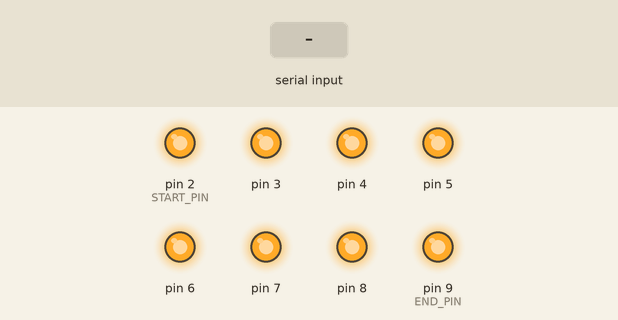
The sketch below on a simulated Arduino Uno, built with avr-gcc and run on an emulated ATmega328P. On the bench: output pins drawn as LEDs (lit = HIGH). The test bench sets the inputs (shaded band).

Above: at 1.2 s.
1.3 s: "90,45\n" received over Serial
At 2.4 s:
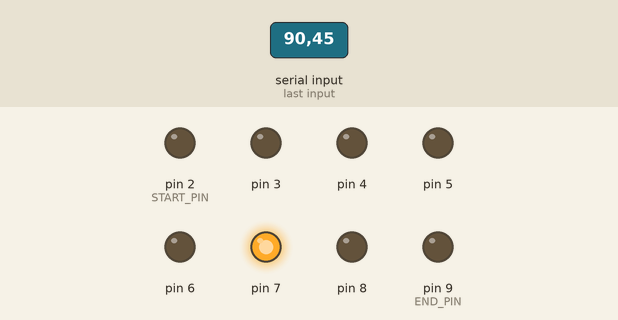
2.8 s: "30,150\n" received over Serial
At 3.6 s:
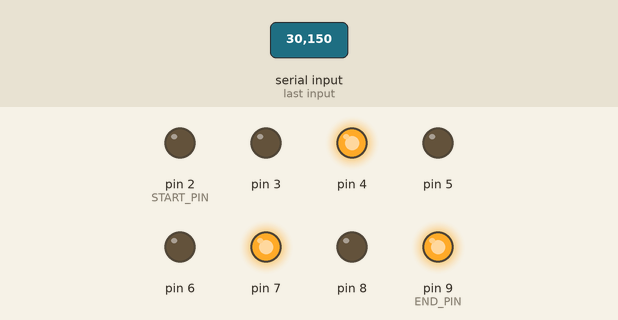
4.3 s: "5\n" received over Serial
At 4.6 s:
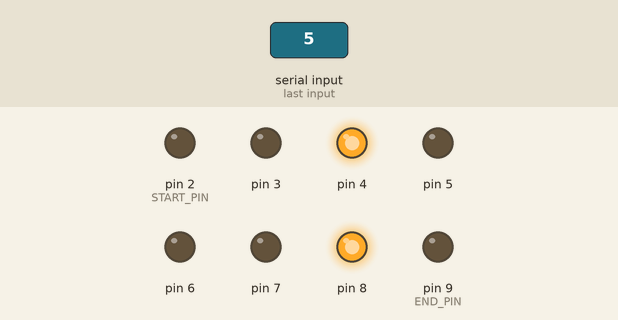
5.8 s: "200\n" received over Serial
At 7.0 s:
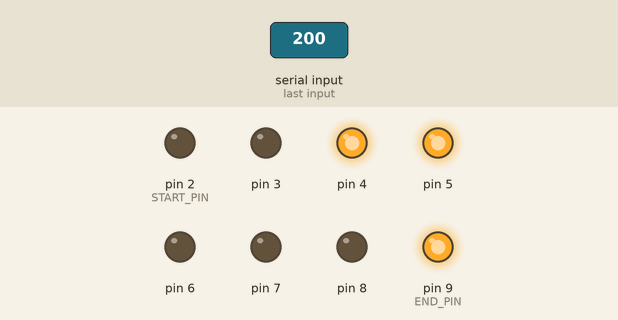
7.3 s: "90\n" received over Serial
At 8.1 s:
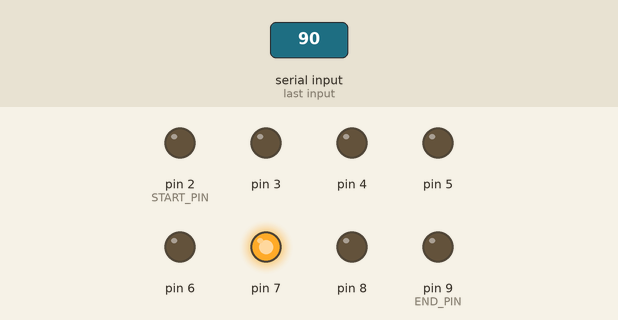
Timing chart, 0 to 9.8 s (numbered marks = the images above; inputs shaded):
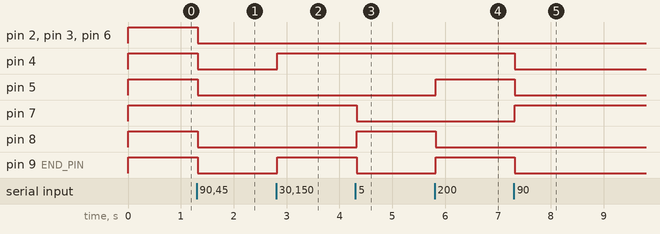

The sketch:

CascadingManual.ino
```cpp
#include <SoftwareSerial.h>

#define START_PIN 2
#define END_PIN 9


SoftwareSerial next_node(10, 11);
int num_node = 0;

// 2 3 4 5 6 7 8 9
// A B . C D E G F
bool digits[10][8] = {
  {1,1,0,1,1,1,0,1},  // 0
  {0,1,0,1,0,0,0,0},  // 1
  {1,1,0,0,1,1,1,0},  // 2
  {1,1,0,1,1,0,1,0},  // 3
  {0,1,0,1,0,0,1,1},  // 4
  {1,0,0,1,1,0,1,1},  // 5
  {1,0,1,1,1,1,1,1},  // 6
  {1,1,0,1,0,0,0,0},  // 7
  {1,1,0,1,1,1,1,1},  // 8
  {1,1,1,1,1,0,1,1}   // 9
};

void setup() {
  for(int i=START_PIN; i <=END_PIN; i++) {
    pinMode(i, OUTPUT);
    digitalWrite(i, HIGH);
  }
  Serial.begin(9600);
  next_node.begin(9600);
  num_node = 3;
}

void loop() {
  if(Serial.available() >= 1){
    delay(20);
    if(Serial.available() >= num_node) {
      char user_input = Serial.read();
      int digit = (int)(user_input - '0');
      show_digit(digit);
      while(Serial.available()) {
        next_node.write(Serial.read());
      }
    }
    else{
      for(int i = num_node; i >= 1; i--){
        if(Serial.available() >= i){
          for(int j = 0; j < i; j++){
            next_node.write(Serial.read());
          }
          turn_off();
          show_digit(0);
        }
      }
    }
  }
}

void show_digit(int digit) {
  if (digit < 0 or digit > 9) {
    return;
  }
  for(int i = START_PIN; i <= END_PIN; i++) {
    digitalWrite(i, !digits[digit][i-START_PIN]);
  }
}

void turn_off() {
  for(int i = 2; i < 10; i++) {
    digitalWrite(i, HIGH);
  }
}
```

Measured:
- after the input at 1.3 s, pin 2 (START_PIN), pin 3–6, pin 8, pin 9 (END_PIN): HIGH → LOW at once
- after the input at 2.8 s, pin 4, pin 9 (END_PIN): LOW → HIGH at once
- after the input at 4.3 s, pin 7, pin 9 (END_PIN): HIGH → LOW at once; pin 8: LOW → HIGH at once
- after the input at 5.8 s, pin 5, pin 9 (END_PIN): LOW → HIGH at once; pin 8: HIGH → LOW at once
- after the input at 7.3 s, pin 4, pin 5, pin 9 (END_PIN): HIGH → LOW at once; pin 7: LOW → HIGH at once
